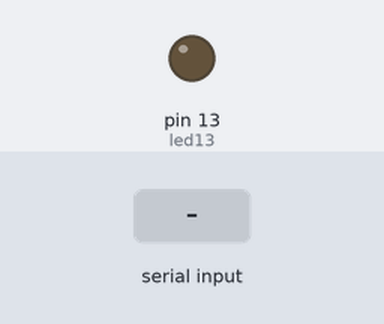
The sketch below on a simulated Arduino Uno, built with avr-gcc and run on an emulated ATmega328P. Parts: output pins drawn as LEDs (lit = HIGH). The inputs (shaded band) are chosen by the test bench.

Above: at 1.2 s.
1.3 s: "a" received over Serial
At 2.0 s:
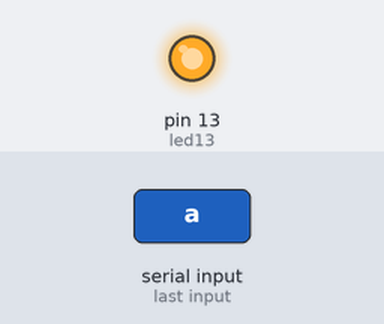
2.8 s: "b" received over Serial
At 3.1 s:
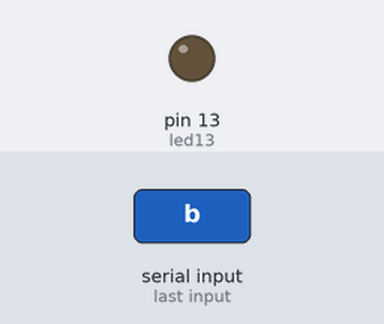
Timing chart, 0 to 5.8 s (numbered marks = the images above; inputs shaded):
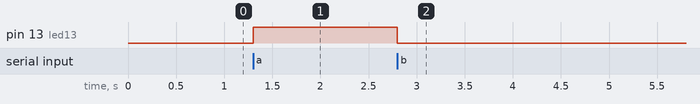

The sketch:

led_Bluetooth.ino
```cpp
/*enciende led con HC-06*/

int led13=13;
int estado =0;


void setup() {

  Serial.begin(9600);
  pinMode(led13,OUTPUT);


}

void loop() {

  if(Serial.available()>0)
  {
    estado = Serial.read();
  }

  if(estado == 'a')
  {
    digitalWrite(led13,HIGH);
  }

  if (estado == 'b')
  {
    digitalWrite(led13,LOW);
    }


}
```

Measured:
- after the input at 1.3 s, pin 13 (led13): LOW → HIGH at once
- after the input at 2.8 s, pin 13 (led13): HIGH → LOW at once
